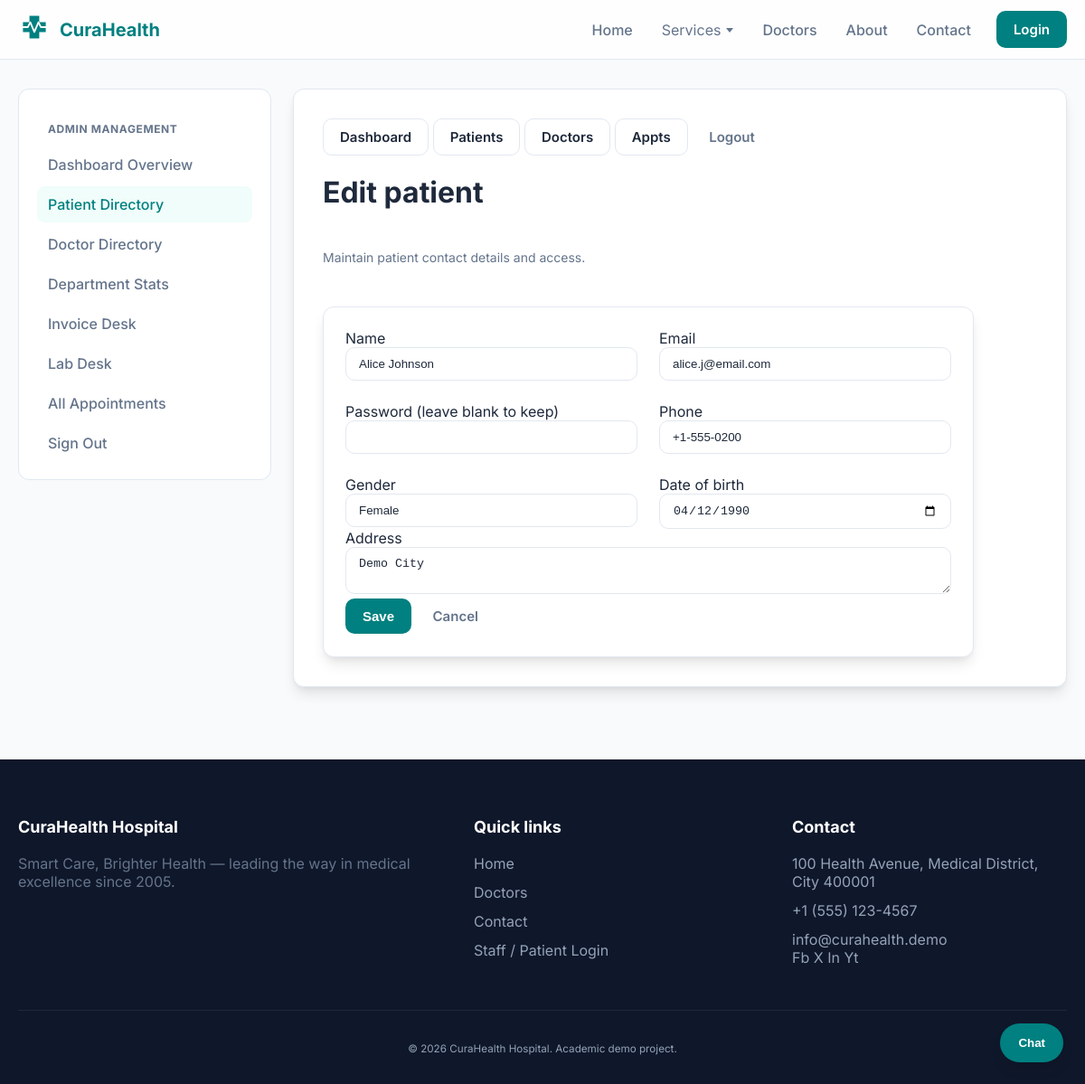
Page /admin/patients/1/edit (signed in) on the committed database.
### models/patient.py (models this page shows, shortened)
class Patient(db.Model):
    __tablename__ = "patients"
    id = db.Column(db.Integer, primary_key=True)
    name = db.Column(db.String(120), nullable=False)
    email = db.Column(db.String(120), unique=True, nullable=False, index=True)
    password_hash = db.Column(db.String(256), nullable=False)
    phone = db.Column(db.String(32), default="")
    date_of_birth = db.Column(db.Date, nullable=True)
    gender = db.Column(db.String(20), default="")
    address = db.Column(db.Text, default="")
    appointments = db.relationship(
        "Appointment", back_populates="patient", lazy=True, cascade="all, delete-orphan"
    )

### routes/admin.py (the view, shortened to what this page needs)
@admin_bp.route("/patients/<int:pid>/edit", methods=["GET", "POST"])
@admin_required
def patients_edit(pid):
    p = Patient.query.get_or_404(pid)
    return render_template("admin/patient_form.html", patient=p)

### app.py (called while the page is built)
def create_app(config_class=Config):
    app = Flask(__name__)
    app.config.from_object(config_class)
    instance_dir = os.path.join(os.path.dirname(os.path.abspath(__file__)), "instance")
    os.makedirs(instance_dir, exist_ok=True)
    db.init_app(app)
    app.register_blueprint(public_bp)
    app.register_blueprint(patient_bp)
    app.register_blueprint(doctor_bp)
    app.register_blueprint(admin_bp)
    @app.context_processor
    def inject_globals():
        from datetime import datetime
        try:
            depts = Department.query.order_by(Department.name).limit(24).all()
        except Exception:
            depts = []
        return {"nav_departments": depts, "current_year": datetime.now().year}
    with app.app_context():
        db.create_all()
        seed_if_empty(app)
    return app

### utils/auth_helpers.py (called while the page is built)
def admin_required(f):
    @wraps(f)
    def wrapped(*args, **kwargs):
        if not session.get("admin_id"):
            flash("Please sign in as an administrator.", "warning")
            return redirect(url_for("admin.login"))
        return f(*args, **kwargs)
    return wrapped

### templates/admin/patient_form.html (shortened to what this page needs)
{% extends "dashboard_base.html" %}
{% block sidebar %}
{% set nav_active = 'patients' %}
{% include 'admin/sidebar_snippet.html' %}
{% endblock %}
{% block mobile_nav_inner %}
{% include 'admin/mobile_nav_snippet.html' %}
{% endblock %}
{% block dashboard_content %}
<header class="section-head">
  <h1>{% if patient %}Edit patient{% else %}New patient{% endif %}</h1>
  <p class="muted small">Maintain patient contact details and access.</p>
</header>
<section class="card" style="max-width: 720px;">
  <form method="post" class="form" novalidate>
    <div class="grid grid-2">
      <div class="field">
        <label>Name</label>
        <input class="input" name="name" required value="{{ patient.name if patient else '' }}">
      </div>
      <div class="field">
        <label>Email</label>
        <input type="email" class="input" name="email" required value="{{ patient.email if patient else '' }}">
      </div>
      <div class="field">
        <label>Password {% if patient %}(leave blank to keep){% endif %}</label>
        <input type="password" class="input" name="password" {% if not patient %}required{% endif %}>
      </div>
      <div class="field">
        <label>Phone</label>
        <input class="input" name="phone" value="{{ patient.phone if patient else '' }}">
      </div>
      <div class="field">
        <label>Gender</label>
        <input class="input" name="gender" value="{{ patient.gender if patient else '' }}">
      </div>
      <div class="field">
        <label>Date of birth</label>
        <input type="date" class="input" name="date_of_birth" value="{{ patient.date_of_birth.strftime('%Y-%m-%d') if patient and patient.date_of_birth else '' }}">
      </div>
    </div>
    <div class="field">
      <label>Address</label>
      <textarea class="input" name="address" rows="2">{{ patient.address if patient else '' }}</textarea>
    </div>
    <div class="card-actions">
      <button type="submit" class="btn btn-primary">Save</button>
      <a href="{{ url_for('admin.patients_list') }}" class="btn btn-ghost">Cancel</a>
    </div>
  </form>
</section>
{% endblock %}

### static/css/style.css (style rules this page uses)
:root { --bg: #F8FAFC; --surface: #FFFFFF; --card: #FFFFFF; --card2: #F1F5F9; --text: #1E293B; --muted: #64748B; --border: #E2E8F0; --shadow: 0 10px 15px -3px rgba(0, 0, 0, 0.1), 0 4px 6px -2px rgba(0, 0, 0, 0.05); --primary: #008080; --primary-light: #2DD4BF; --danger: #EF4444; --success: #10B981; --warn: #F59E0B; --radius: 12px; --radius2: 16px; --wrap: 1200px; }
* { box-sizing: border-box; }
html,body { height:100%; }
body.page { margin:0; font-family: 'Inter', ui-sans-serif, system-ui, -apple-system, Segoe UI, Roboto, Arial, sans-serif; color: var(--text); background-color: var(--bg); }
a { color: inherit; text-decoration: none; transition: color 0.2s; }
.muted { color: var(--muted); }
.small { font-size: 0.875rem; }
.btn { display:inline-flex; align-items:center; justify-content:center; gap: 8px; border-radius: 10px; padding: 10px 18px; border: 1px solid transparent; cursor: pointer; font-weight: 600; font-size: 0.9375rem; transition: all 0.2s; text-decoration:none; }
.btn-primary { background: var(--primary); color: white; }
.btn-ghost { background: transparent; color: var(--muted); }
.input { width: 100%; padding: 10px 14px; border-radius: 10px; border: 1px solid var(--border); background: white; color: var(--text); outline: none; transition: border-color 0.2s, box-shadow 0.2s; }
.section-head { display:grid; gap: 8px; margin-bottom: 32px; }
.grid { display:grid; gap: 24px; }
.grid-2 { grid-template-columns: repeat(2, minmax(0, 1fr)); }
.card { background: var(--surface); border: 1px solid var(--border); border-radius: var(--radius); padding: 24px; box-shadow: var(--shadow); transition: transform 0.2s, border-color 0.2s; }

### rows in the picture
Patient: name "Alice Johnson", email "alice.j@email.com", phone "+1-555-0200", gender "Female", date_of_birth "04/12/1990", address "Demo City"
